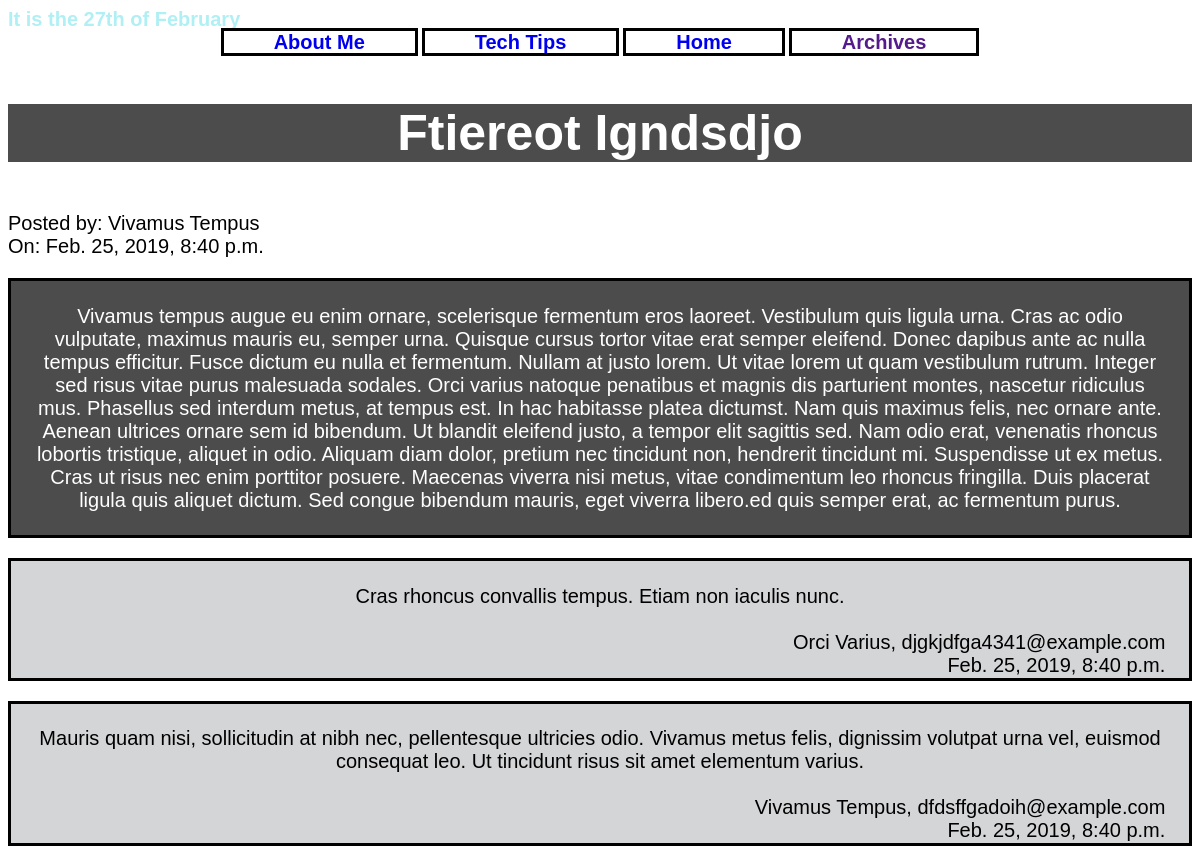
Before: /blog/biohome/44 (upper part) with the older database file.
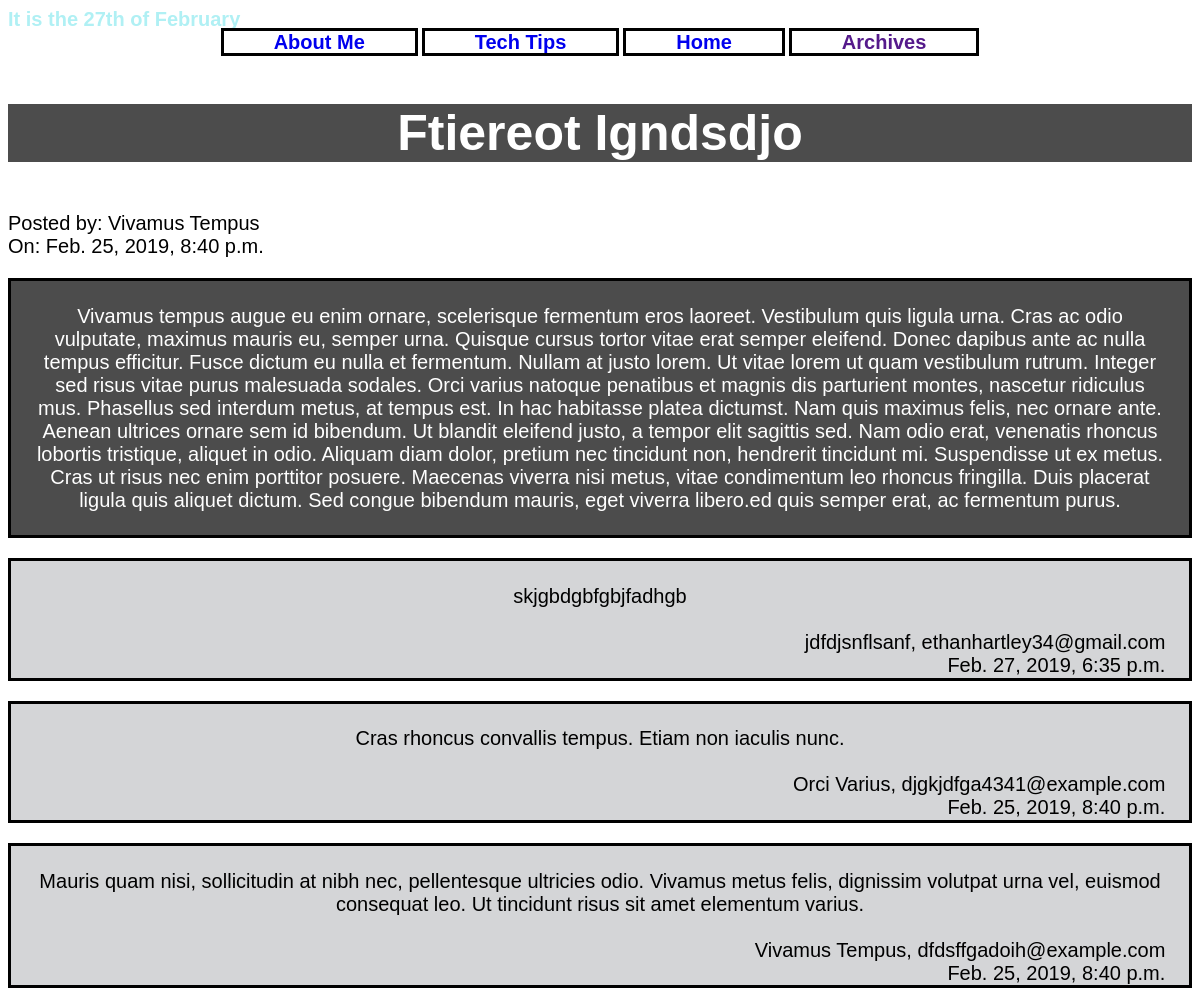
After: the same page with the newer database file.
### blog/models.py (models this page shows, shortened)
class Comments(models.Model):
    blog_id = models.ForeignKey(Blog, on_delete=models.CASCADE)
    content = models.TextField(max_length=500)
    commenter = models.CharField(max_length=30)
    email_address = models.EmailField(blank = True)
    date_posted = models.DateTimeField(auto_now_add=True)
    class Meta:
        ordering = ('-date_posted',)

### blog/views.py (the view)
# urls.py: path('biohome/<int:question_id>', views.BlogDetailView, name='blog_detail'),
def BlogDetailView(request, question_id):
    try:
        blog = Blog.objects.get(pk = question_id)
    except Blog.DoesNotExist:
        raise Http404("Blog post does not exist")
    return render(request, 'blog/blog_detail.html', {'blog': blog})

### blog/templates/blog/blog_detail.html (shortened to what this page needs)
{% load static %}
<!DOCTYPE html>
<html lang="en">
<head>
	<link rel="stylesheet" href="{% static 'blog/style.css' %}"/>
</head>
<div class = "date">
	It is the {% now "jS \o\f F" %}
	</div>
<div class = center>
	<span class = "link">
			<a href="{% url 'blog:bio'%}">About Me</a>
	</span>
	<span class = "link">
			<a href="{% url 'blog:techtips'%}">Tech Tips</a>
	</span>
	<span class = "link">
			<a href=".">Home</a>
	</span>
	<span class = "link">
			<a href=""{% url 'blog:archive'%}"">Archives</a>
	</span>
</div>
<h3>{{blog.title}}</h3>
<div class = "personal"> Posted by: {{blog.author_name}} </br>
On: {{blog.date_posted}}</div>
<p class = "blogpost" > {{blog.content}} </p>
{%for comment in blog.comments_set.all%}
<p class = "comment"> {{comment.content}} </br> </br><span style = "float: right;"> {{comment.commenter}},  {{comment.email_address}}</span> </br>
<span style = "float:right;">{{comment.date_posted}}</span></p>
{%endfor%}

Changed rows visible on the page:
added Comments: content "skjgbdgbfgbjfadhgb", commenter "jdfdjsnflsanf", email_address "ethanhartley34@gmail.com", date_posted "Feb. 27, 2019, 6:35 p.m."
